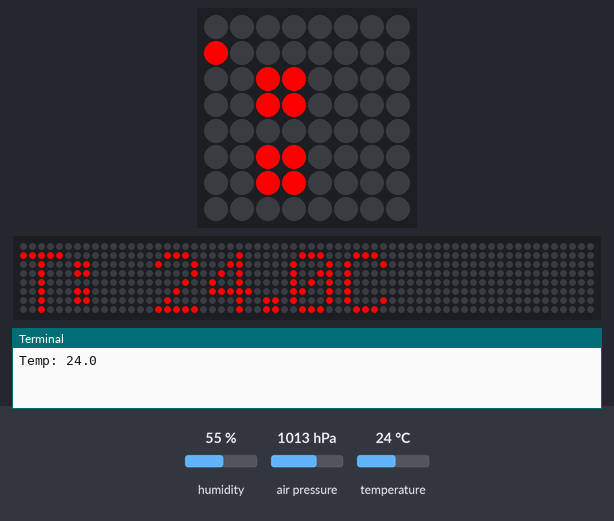
This program was run on a simulated Raspberry Pi (BCM pin numbers) with a Sense HAT. Shown: the Sense HAT's 8×8 RGB LED matrix, a strip that is not on the board, showing the scrolling text unrolled, the last lines printed to the terminal. The test bench sets the inputs (shaded band); at power-on: humidity 55 %, air pressure 1013 hPa, temperature 24 °C. The 64×8 strip is a reading aid, not a part: it shows the text the matrix is scrolling, unrolled, one strip-width of it at a time.

Above: at 1.28 s.
1.3 s: humidity set to 22 %
At 5.71 s:
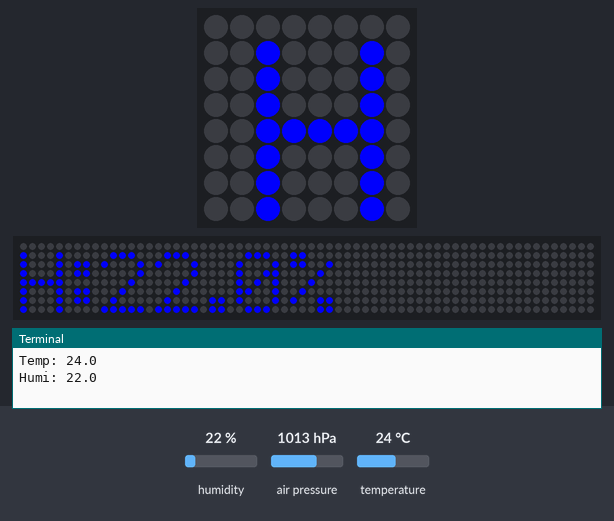
At 9.64 s:
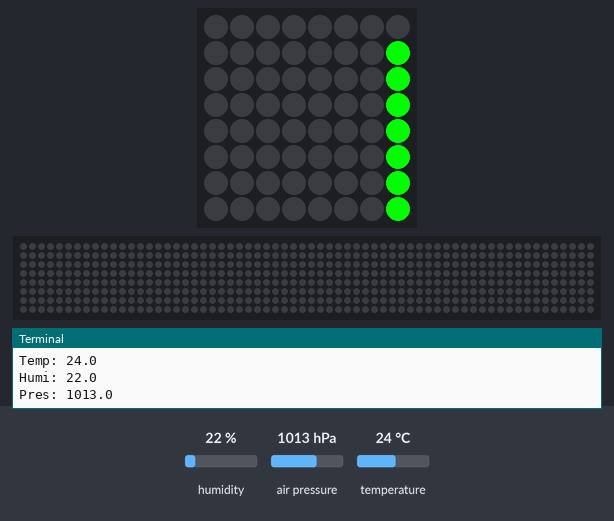

The program:

meteo.py
```python
from sense_hat import SenseHat

sense = SenseHat()
sense.clear()

temp = sense.get_temperature()
print('Temp: %s' % temp)
sense.show_message('T: '+str(round(temp,1))+'C', text_colour=[255,0,0])

humi = sense.get_humidity()
print('Humi: %s' % humi)
sense.show_message('H:'+str(round(humi,1))+'%', text_colour=[0,0,255])

pres = sense.get_pressure()
print('Pres: %s' % pres)

sense.show_message('P:'+str(round(pres,0))+'hPa', text_colour=[0,255,0])
```
